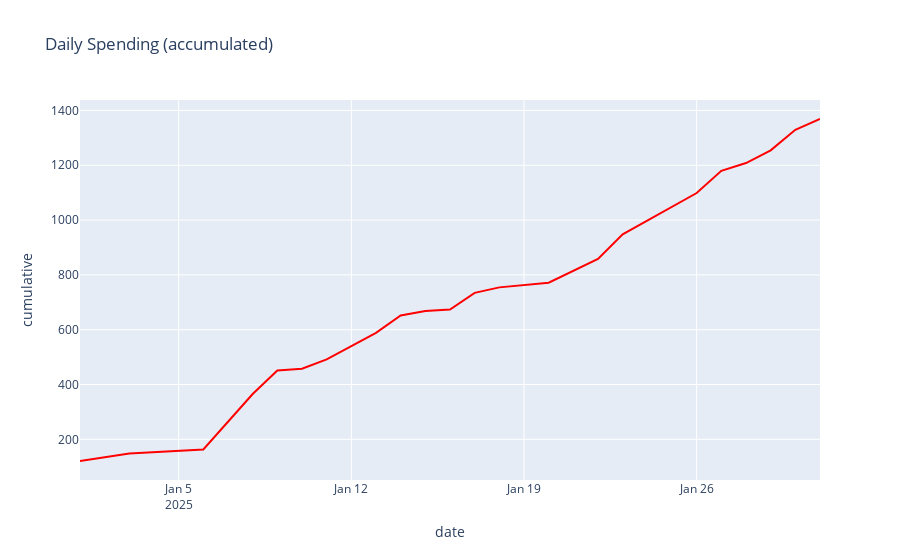

Write notebook code for a chart like this one.
### Code cell
if 'date' in df.columns:    
    # Calculate cumulative sum
    df_daily['cumulative'] = df_daily['amount'].cumsum()

    charts['timeline_accumulated'] = px.line(df_daily, x='date', 
                                            y='cumulative',
                                            color_discrete_sequence=['red'],
                                            title='Daily Spending (accumulated)')
    display(charts['timeline_accumulated'])

### Figure 1 — Plotly figure (JSON) as saved in the notebook; plotly's stock layout.template omitted (floating-point values rounded to 4 significant figures)
{"data": [{"hovertemplate": "date=%{x}<br>cumulative=%{y}<extra></extra>", "legendgroup": "", "line": {"color": "red", "dash": "solid"}, "marker": {"symbol": "circle"}, "mode": "lines", "name": "", "orientation": "v", "showlegend": false, "type": "scatter", "x": ["2025-01-01T00:00:00", "2025-01-03T00:00:00", "2025-01-06T00:00:00", "2025-01-08T00:00:00", "2025-01-09T00:00:00", "2025-01-10T00:00:00", "2025-01-11T00:00:00", "2025-01-13T00:00:00", "2025-01-14T00:00:00", "2025-01-15T00:00:00", "2025-01-16T00:00:00", "2025-01-17T00:00:00", "2025-01-18T00:00:00", "2025-01-20T00:00:00", "2025-01-22T00:00:00", "2025-01-23T00:00:00", "2025-01-26T00:00:00", "2025-01-27T00:00:00", "2025-01-28T00:00:00", "2025-01-29T00:00:00", "2025-01-30T00:00:00", "2025-01-31T00:00:00"], "xaxis": "x", "y": [120.9, 148.5, 162.8, 365.2, 451.0, 457.8, 491.8, 588.6, 652, 668.2, 673.7, 734.4, 754.4, 771.6, 858.5, 948.2, 1099.0, 1180.0, 1208.0, 1254.0, 1330.0, 1369.0], "yaxis": "y"}], "layout": {"legend": {"tracegroupgap": 0}, "title": {"text": "Daily Spending (accumulated)"}, "xaxis": {"anchor": "y", "domain": [0, 1], "title": {"text": "date"}}, "yaxis": {"anchor": "x", "domain": [0, 1], "title": {"text": "cumulative"}}}}
